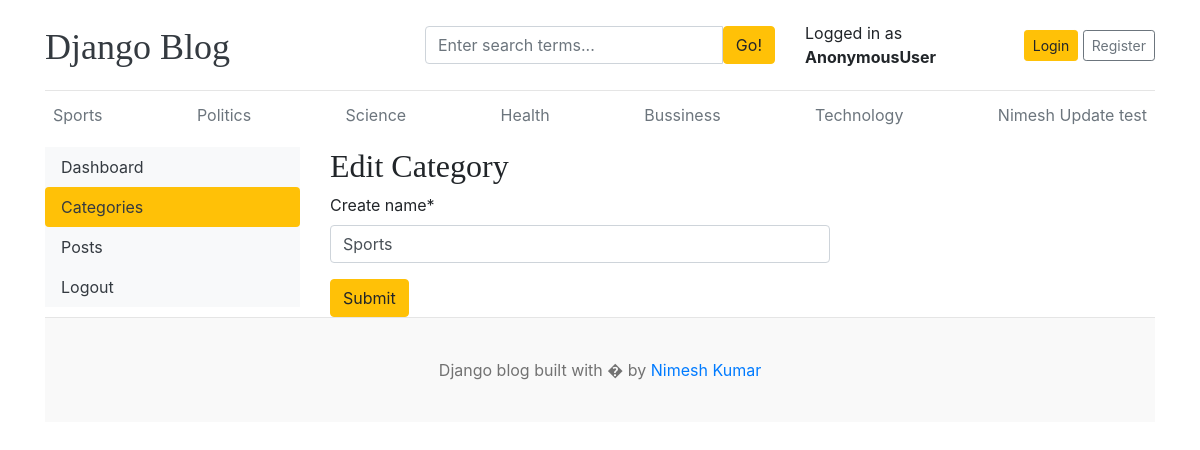
/dashboard/categories/edit/1, run on the app's committed database.
### blogs/models.py (models this page shows, shortened)
class Category(models.Model):
    create_name = models.CharField(max_length=50, unique=True)
    created_at = models.DateTimeField(auto_now_add=True)
    updated_at = models.DateTimeField(auto_now=True)
    class Meta:
        verbose_name_plural = 'categories'

### dashboards/views.py (the view)
# urls.py: path('categories/edit/<int:pk>', views.edit_category, name='edit_category'),
def edit_category(request, pk):
    category = get_object_or_404(Category, pk=pk)
    if request.method == 'POST':
        category_EditForm = CategoryForm(request.POST, instance=category)
        if category_EditForm.is_valid():
            category_EditForm.save()
            return redirect('categories')
    else:
        category_EditForm = CategoryForm(instance=category)
    context = {
        'category_EditForm' : category_EditForm,
        'category' : category
    }
    return render(request, 'dashboards/edit_category.html', context)

### dashboards/forms.py
class CategoryForm(forms.ModelForm):
    class Meta:
        model = Category
        fields = '__all__'

### blogs/context_processor.py (called while the page is built)
def get_categories(request):
    categories = Category.objects.all()
    return dict(categories=categories)

def get_social_links(request):
    socialLink = SocialLink.objects.all()
    return dict(socialLink=socialLink)

### templates/dashboards/edit_category.html (shortened to what this page needs)
{% extends 'base.html' %}
{% block content %}
{% load crispy_forms_tags %}
<div class="row">
     {% include 'dashboards/dashboard_sidebar.html' %}
    <div class="col-md-9">
        <h2>Edit Category</h2>
        <form action="{% url 'edit_category' category.id %}" method="post" style="width: 500px;">
            {{ category_EditForm | crispy }}
            <button type="submit" class="btn btn-warning">Submit</button>
        </form>
    </div>
</div>
{% endblock content %}

### templates/base.html (shortened to what this page needs)
{% load static %}
<!DOCTYPE html>
<html lang="en">
<head>
    <link href="https://getbootstrap.com/docs/4.0/dist/css/bootstrap.min.css" rel="stylesheet">
    <link href="{% static 'css/blog.css' %}" rel="stylesheet">
    <link rel="stylesheet" href="https://cdnjs.cloudflare.com/ajax/libs/font-awesome/4.7.0/css/font-awesome.min.css">
  </head>
<body>
    <div class="container">
      <header class="blog-header py-3">
        <div class="row flex-nowrap justify-content-between align-items-center">
          <div class="col-4 pt-1">
            <a class="blog-header-logo text-dark" href="/">Django Blog</a>
          </div>
          <div class="col-4">
            <form action="{% url 'search' %}" method="GET">
              <div class="input-group">
                <input  name="keyword" value="{{ keyword }}" class="form-control" type="text" placeholder="Enter search terms..." aria-label="Enter Search">
                <button type="submit"  class="btn btn-warning" id="button-search"> Go!</button>
              </div>
            </form>
          </div>
          <div class="col-4 d-flex justify-content-end align-items-center">
            <span> Logged in as <b>{{ user }}</b></span> &nbsp;
            {% if not user.is_authenticated %}
            <a class="btn btn-sm btn-warning" href="{% url 'login' %}">Login</a> &nbsp;
            <a class="btn btn-sm btn-outline-secondary" href="{% url 'register' %}">Register</a>
            {% else %}
            <span class="text-decoration-underline"> <a href="{% url 'dashboard' %}">Dashboard</a></span>
            &nbsp <a class="btn btn-sm btn-warning" href="{% url 'logout' %}">
              Logout
            </a>
            {% endif %}
          </div>
        </div>
      </header>
      <div class="nav-scroller py-1 mb-2">
        <nav class="nav d-flex justify-content-between">
            {% for cat in categories %}
          <a class="p-2 text-muted" href="{% url 'post_by_category' cat.id %}">{{ cat.create_name }}</a>
          {% endfor %}
        </nav>
      </div>
{% block content %}
{% endblock %}
<footer class="blog-footer">
  <p>Django blog built with � by <a href="#">Nimesh Kumar</a></p>
</footer>
</body>
</html>

### blog_main/static/css/blog.css (style rules this page uses)
.blog-header { border-bottom: 1px solid #e5e5e5; }
.blog-header-logo { font-family: "Playfair Display", Georgia, "Times New Roman", serif; font-size: 2.25rem; }
h1, h2, h3, h4, h5, h6 { font-family: "Playfair Display", Georgia, "Times New Roman", serif; }
.blog-footer { padding: 2.5rem 0; color: #727272; text-align: center; background-color: #f9f9f9; border-top: .05rem solid #e5e5e5; }
.blog-footer p:last-child { margin-bottom: 0; }

### data on the page
Category: create_name "Sports"
Category: create_name "Politics"
Category: create_name "Science"
Category: create_name "Health"
Category: create_name "Bussiness"
Category: create_name "Technology"
Category: create_name "Nimesh Update test"

### other printed values
{{ user }} "AnonymousUser"
